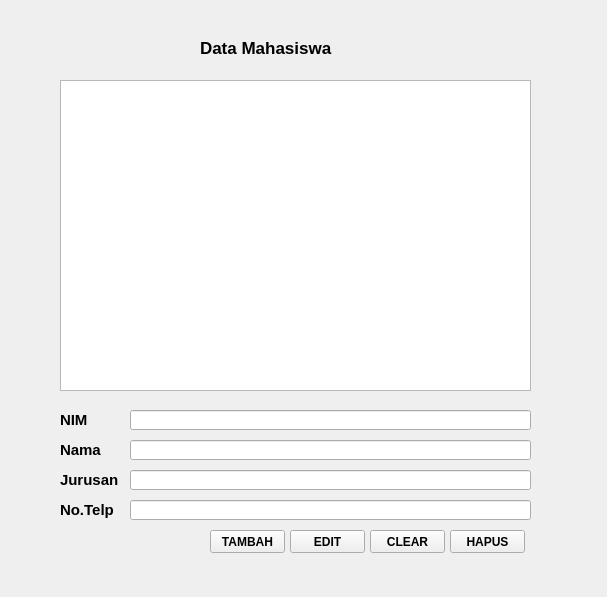
<?xml version="1.0" encoding="UTF-8"?>
<ui version="4.0">
 <class>Form</class>
 <widget class="QWidget" name="Form">
  <property name="geometry">
   <rect>
    <x>0</x>
    <y>0</y>
    <width>607</width>
    <height>597</height>
   </rect>
  </property>
  <property name="windowTitle">
   <string>Form</string>
  </property>
  <widget class="QLabel" name="label">
   <property name="geometry">
    <rect>
     <x>200</x>
     <y>40</y>
     <width>181</width>
     <height>16</height>
    </rect>
   </property>
   <property name="font">
    <font>
     <pointsize>13</pointsize>
     <weight>75</weight>
     <bold>true</bold>
    </font>
   </property>
   <property name="text">
    <string>Data Mahasiswa</string>
   </property>
  </widget>
  <widget class="QLabel" name="label_2">
   <property name="geometry">
    <rect>
     <x>60</x>
     <y>410</y>
     <width>171</width>
     <height>20</height>
    </rect>
   </property>
   <property name="font">
    <font>
     <pointsize>11</pointsize>
     <weight>75</weight>
     <bold>true</bold>
    </font>
   </property>
   <property name="text">
    <string>NIM</string>
   </property>
  </widget>
  <widget class="QLineEdit" name="lineEdit">
   <property name="geometry">
    <rect>
     <x>130</x>
     <y>410</y>
     <width>401</width>
     <height>20</height>
    </rect>
   </property>
  </widget>
  <widget class="QLineEdit" name="lineEdit_2">
   <property name="geometry">
    <rect>
     <x>130</x>
     <y>440</y>
     <width>401</width>
     <height>20</height>
    </rect>
   </property>
  </widget>
  <widget class="QLabel" name="label_3">
   <property name="geometry">
    <rect>
     <x>60</x>
     <y>440</y>
     <width>171</width>
     <height>20</height>
    </rect>
   </property>
   <property name="font">
    <font>
     <pointsize>11</pointsize>
     <weight>75</weight>
     <bold>true</bold>
    </font>
   </property>
   <property name="text">
    <string>Nama</string>
   </property>
  </widget>
  <widget class="QLineEdit" name="lineEdit_3">
   <property name="geometry">
    <rect>
     <x>130</x>
     <y>470</y>
     <width>401</width>
     <height>20</height>
    </rect>
   </property>
  </widget>
  <widget class="QLabel" name="label_4">
   <property name="geometry">
    <rect>
     <x>60</x>
     <y>470</y>
     <width>171</width>
     <height>20</height>
    </rect>
   </property>
   <property name="font">
    <font>
     <pointsize>11</pointsize>
     <weight>75</weight>
     <bold>true</bold>
    </font>
   </property>
   <property name="text">
    <string>Jurusan</string>
   </property>
  </widget>
  <widget class="QLineEdit" name="lineEdit_4">
   <property name="geometry">
    <rect>
     <x>130</x>
     <y>500</y>
     <width>401</width>
     <height>20</height>
    </rect>
   </property>
  </widget>
  <widget class="QLabel" name="label_5">
   <property name="geometry">
    <rect>
     <x>60</x>
     <y>500</y>
     <width>171</width>
     <height>20</height>
    </rect>
   </property>
   <property name="font">
    <font>
     <pointsize>11</pointsize>
     <weight>75</weight>
     <bold>true</bold>
    </font>
   </property>
   <property name="text">
    <string>No.Telp</string>
   </property>
  </widget>
  <widget class="QPushButton" name="pushButton">
   <property name="geometry">
    <rect>
     <x>210</x>
     <y>530</y>
     <width>75</width>
     <height>23</height>
    </rect>
   </property>
   <property name="font">
    <font>
     <weight>75</weight>
     <bold>true</bold>
    </font>
   </property>
   <property name="text">
    <string>TAMBAH</string>
   </property>
  </widget>
  <widget class="QPushButton" name="pushButton_2">
   <property name="geometry">
    <rect>
     <x>290</x>
     <y>530</y>
     <width>75</width>
     <height>23</height>
    </rect>
   </property>
   <property name="font">
    <font>
     <weight>75</weight>
     <bold>true</bold>
    </font>
   </property>
   <property name="text">
    <string>EDIT</string>
   </property>
  </widget>
  <widget class="QPushButton" name="pushButton_3">
   <property name="geometry">
    <rect>
     <x>370</x>
     <y>530</y>
     <width>75</width>
     <height>23</height>
    </rect>
   </property>
   <property name="font">
    <font>
     <weight>75</weight>
     <bold>true</bold>
    </font>
   </property>
   <property name="text">
    <string>CLEAR</string>
   </property>
  </widget>
  <widget class="QPushButton" name="pushButton_4">
   <property name="geometry">
    <rect>
     <x>450</x>
     <y>530</y>
     <width>75</width>
     <height>23</height>
    </rect>
   </property>
   <property name="font">
    <font>
     <weight>75</weight>
     <bold>true</bold>
    </font>
   </property>
   <property name="text">
    <string>HAPUS</string>
   </property>
  </widget>
  <widget class="QListWidget" name="listWidget">
   <property name="geometry">
    <rect>
     <x>60</x>
     <y>80</y>
     <width>471</width>
     <height>311</height>
    </rect>
   </property>
  </widget>
 </widget>
 <resources/>
 <connections/>
</ui>
